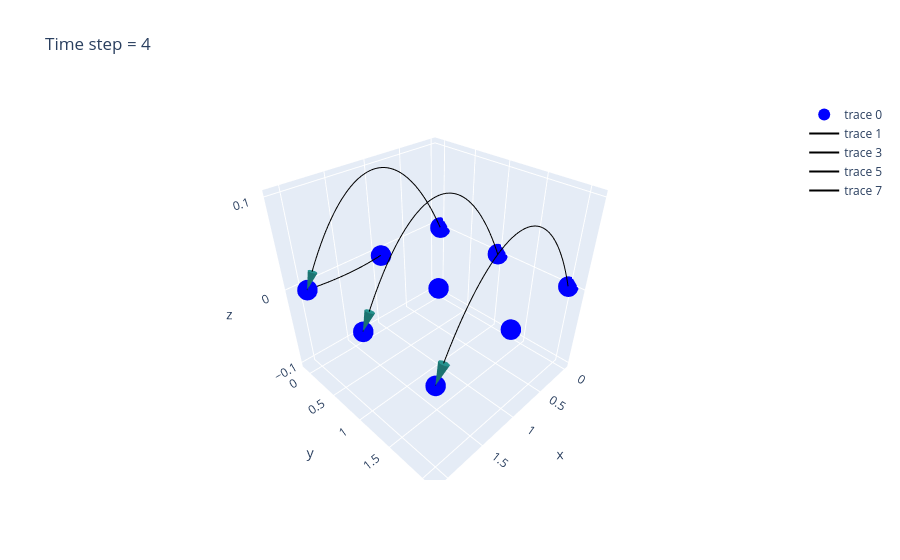

The cell this chart's notebook holds for it:
### Markdown cell above
### Torus2D

### Code cell
import plotly.graph_objects as go
import numpy as np
import networkx as nx
import ipywidgets as widgets
from IPython.display import display, clear_output

length, width= 3, 3

# Function to create the hypercube graph
def create_torus2D():
    G = nx.DiGraph()
    node_number = 0
    for i in range(length):  
        for j in range(width):  
            new_node = (i, j, 0)
            G.add_node(new_node, label=f"gpu : {node_number}")
            node_number += 1

            next_j = (j+1) % width
            G.add_edge(new_node, (i, next_j, 0))  
            G.add_edge((i, next_j, 0), new_node)  

        next_i = (i+1) % length
        for j in range(width):
            G.add_edge(new_node, (next_i, j, 0))  
            G.add_edge((next_i, j, 0), new_node)  

    return G

def create_curve(start, end, height_factor):
    """Create a curved path between two points."""
    mid = (start + end) / 2
  
    # Add some height to the midpoint
    if (start[1] == end[1]):
        if (abs(start[0] - end[0]) > 1):
            mid[2] += np.linalg.norm(end - start) * height_factor
        else:    
            mid[1] += np.linalg.norm(end - start) * height_factor
    else:
        if (abs(start[1] - end[1]) > 1):
            mid[2] += np.linalg.norm(end - start) * height_factor
        else:    
            mid[0] += np.linalg.norm(end - start) * height_factor
    
    t = np.linspace(0, 1, 50)

    curve = np.outer(1-t, start) + np.outer(t, end) + np.outer(4*t*(1-t), mid-0.5*(start+end))
    return curve

# Function to create scatter plot for nodes and edges per timestep
def update_plot(timestep):
    clear_output(wait=True)
    display(prev_button, next_button)

    # Initialize the graph data for timestep changes
    G = create_torus2D()
    nodes = np.array(G.nodes())

    time_data = timestep_data[f'{timestep}']
    
    # Nodes scatter plot
    scatter = go.Scatter3d(
        x=nodes[:, 0], y=nodes[:, 1], z=nodes[:, 2],
        mode='markers',
        marker=dict(size=12, color='blue'),
        hoverinfo='text',
        hovertext=[f"gpu : {gpu_id}" for gpu_id in range(length * width * depth)]
    )
    
    # Edges and arrows
    edges = []
    for gpu_id, gpu_data in time_data.items():
        for tb_id, tb_data in gpu_data.items():
            if (tb_data['pkt_type'] == 's'):
                edges.append((int(gpu_id), int(tb_data['tb_gpuid_send']), int(tb_data['chunk_id'])))
            elif (tb_data['pkt_type'] == 'r'):
                edges.append((int(tb_data['tb_gpuid_recv']), int(gpu_id), int(tb_data['chunk_id'])))
    
    arrows = []
    x = []
    edges = list(set(edges))

    for edge in edges:
        # print(edge)
        start_node = nodes[edge[0]]
        end_node = nodes[edge[1]]
        chunk_id = edge[2]

        # Convert start_node and end_node to tuples for comparison
        start_node_tuple = tuple(start_node)
        end_node_tuple = tuple(end_node)
        
        """
            for example if an edge is ((0,0,0), (0,0,1)), it doesn't exist in x, so append it to x, and draw a curved line and 
            arrow from edge 0 to edge 1 with arrow pointing towards edge 1
            
            if ((0,0,1),(0,0,0)) appears, check if ((0,0,0),(0,0,1)) i.e., reverse of this exists in the list. If so remove this 
            entry from the list and draw a curved line and arrow from edge 1 to edge 0, with arrow pointing towards edge 0
        """

        if (end_node_tuple, start_node_tuple) in x:
            curve = create_curve(start_node, end_node, -0.05)
            x.remove((end_node_tuple, start_node_tuple))
        else:
            x.append((start_node_tuple, end_node_tuple))
            curve = create_curve(start_node, end_node, 0.05)

        line = go.Scatter3d(
            x=curve[:, 0], y=curve[:, 1], z=curve[:, 2],
            mode='lines',
            line=dict(color='black', width=2),
            hoverinfo='text',
            hovertext=f"Chunk_id : {chunk_id}"
        )
        
        arrows.append(line)
        tangent = curve[-1] - curve[-7]

        arrow = go.Cone(
            x=[end_node[0]], y=[end_node[1]], z=[end_node[2]],
            u=[tangent[0]], 
            v=[tangent[1]], 
            w=[tangent[2]],
            sizemode="absolute",
            sizeref=0.1,  # Adjust the size reference to control arrow size
            anchor="tip",
            showscale=False,
            colorscale="Viridis"  # You can change the color as needed
        )

        arrows.append(arrow)
        
    # 3D Plot Layout
    layout = go.Layout(
        title=f"Time step = {timestep}"
    )

    fig = go.Figure(data=[scatter] + arrows, layout=layout)
    fig.show()

# Timestep navigation
current_timestep = 0
max_timestep = len(timestep_data) - 1

def on_next_button_clicked(b):
    global current_timestep
    if current_timestep < max_timestep:
        print("current_timestep : ", current_timestep)
        current_timestep += 1
        update_plot(current_timestep)

def on_prev_button_clicked(b):
    global current_timestep
    if current_timestep > 0:
        print("current_timestep : ", current_timestep)
        current_timestep -= 1
        update_plot(current_timestep)

# Create Next and Previous buttons
next_button = widgets.Button(description="Next")
prev_button = widgets.Button(description="Previous")

# Bind button clicks to functions
next_button.on_click(on_next_button_clicked)
prev_button.on_click(on_prev_button_clicked)

# Display buttons and initial plot
display(prev_button, next_button)
update_plot(current_timestep)

### Figure 1 — Plotly figure (JSON) as saved in the notebook; plotly's stock layout.template omitted (floating-point values rounded to 4 significant figures)
{"data": [{"hoverinfo": "text", "hovertext": ["gpu : 0", "gpu : 1", "gpu : 2", "gpu : 3", "gpu : 4", "gpu : 5", "gpu : 6", "gpu : 7", "gpu : 8", "gpu : 9", "gpu : 10", "gpu : 11", "gpu : 12", "gpu : 13", "gpu : 14", "gpu : 15", "gpu : 16", "gpu : 17", "gpu : 18", "gpu : 19", "gpu : 20", "gpu : 21", "gpu : 22", "gpu : 23", "gpu : 24", "gpu : 25", "gpu : 26", "gpu : 27", "gpu : 28", "gpu : 29", "gpu : 30", "gpu : 31", "gpu : 32", "gpu : 33", "gpu : 34", "gpu : 35", "gpu : 36", "gpu : 37", "gpu : 38", "gpu : 39", "gpu : 40", "gpu : 41", "gpu : 42", "gpu : 43", "gpu : 44", "gpu : 45", "gpu : 46", "gpu : 47", "gpu : 48", "gpu : 49", "gpu : 50", "gpu : 51", "gpu : 52", "gpu : 53"], "marker": {"color": "blue", "size": 12}, "mode": "markers", "type": "scatter3d", "x": [0, 0, 0, 1, 1, 1, 2, 2, 2], "y": [0, 1, 2, 0, 1, 2, 0, 1, 2], "z": [0, 0, 0, 0, 0, 0, 0, 0, 0]}, {"hoverinfo": "text", "hovertext": "Chunk_id : 9", "line": {"color": "black", "width": 2}, "mode": "lines", "type": "scatter3d", "x": [0, 0.04082, 0.08163, 0.1224, 0.1633, 0.2041, 0.2449, 0.2857, 0.3265, 0.3673, 0.4082, 0.449, 0.4898, 0.5306, 0.5714, 0.6122, 0.6531, 0.6939, 0.7347, 0.7755, 0.8163, 0.8571, 0.898, 0.9388, 0.9796, 1.02, 1.061, 1.102, 1.143, 1.184, 1.224, 1.265, 1.306, 1.347, 1.388, 1.429, 1.469, 1.51, 1.551, 1.592, 1.633, 1.673, 1.714, 1.755, 1.796, 1.837, 1.878, 1.918, 1.959, 2], "y": [0, 0, 0, 0, 0, 0, 0, 0, 0, 0, 0, 0, 0, 0, 0, 0, 0, 0, 0, 0, 0, 0, 0, 0, 0, 0, 0, 0, 0, 0, 0, 0, 0, 0, 0, 0, 0, 0, 0, 0, 0, 0, 0, 0, 0, 0, 0, 0, 0, 0], "z": [0, 0.007997, 0.01566, 0.02299, 0.02999, 0.03665, 0.04298, 0.04898, 0.05464, 0.05998, 0.06497, 0.06964, 0.07397, 0.07797, 0.08163, 0.08496, 0.08796, 0.09063, 0.09296, 0.09496, 0.09663, 0.09796, 0.09896, 0.09963, 0.09996, 0.09996, 0.09963, 0.09896, 0.09796, 0.09663, 0.09496, 0.09296, 0.09063, 0.08796, 0.08496, 0.08163, 0.07797, 0.07397, 0.06964, 0.06497, 0.05998, 0.05464, 0.04898, 0.04298, 0.03665, 0.02999, 0.02299, 0.01566, 0.007997, 0]}, {"anchor": "tip", "colorscale": [[0, "#440154"], [0.1111, "#482878"], [0.2222, "#3e4989"], [0.3333, "#31688e"], [0.4444, "#26828e"], [0.5556, "#1f9e89"], [0.6667, "#35b779"], [0.7778, "#6ece58"], [0.8889, "#b5de2b"], [1, "#fde725"]], "showscale": false, "sizemode": "absolute", "sizeref": 0.1, "type": "cone", "u": [0.2449], "v": [0], "w": [-0.04298], "x": [2], "y": [0], "z": [0]}, {"hoverinfo": "text", "hovertext": "Chunk_id : 9", "line": {"color": "black", "width": 2}, "mode": "lines", "type": "scatter3d", "x": [0, 0.04082, 0.08163, 0.1224, 0.1633, 0.2041, 0.2449, 0.2857, 0.3265, 0.3673, 0.4082, 0.449, 0.4898, 0.5306, 0.5714, 0.6122, 0.6531, 0.6939, 0.7347, 0.7755, 0.8163, 0.8571, 0.898, 0.9388, 0.9796, 1.02, 1.061, 1.102, 1.143, 1.184, 1.224, 1.265, 1.306, 1.347, 1.388, 1.429, 1.469, 1.51, 1.551, 1.592, 1.633, 1.673, 1.714, 1.755, 1.796, 1.837, 1.878, 1.918, 1.959, 2], "y": [1, 1, 1, 1, 1, 1, 1, 1, 1, 1, 1, 1, 1, 1, 1, 1, 1, 1, 1, 1, 1, 1, 1, 1, 1, 1, 1, 1, 1, 1, 1, 1, 1, 1, 1, 1, 1, 1, 1, 1, 1, 1, 1, 1, 1, 1, 1, 1, 1, 1], "z": [0, 0.007997, 0.01566, 0.02299, 0.02999, 0.03665, 0.04298, 0.04898, 0.05464, 0.05998, 0.06497, 0.06964, 0.07397, 0.07797, 0.08163, 0.08496, 0.08796, 0.09063, 0.09296, 0.09496, 0.09663, 0.09796, 0.09896, 0.09963, 0.09996, 0.09996, 0.09963, 0.09896, 0.09796, 0.09663, 0.09496, 0.09296, 0.09063, 0.08796, 0.08496, 0.08163, 0.07797, 0.07397, 0.06964, 0.06497, 0.05998, 0.05464, 0.04898, 0.04298, 0.03665, 0.02999, 0.02299, 0.01566, 0.007997, 0]}, {"anchor": "tip", "colorscale": [[0, "#440154"], [0.1111, "#482878"], [0.2222, "#3e4989"], [0.3333, "#31688e"], [0.4444, "#26828e"], [0.5556, "#1f9e89"], [0.6667, "#35b779"], [0.7778, "#6ece58"], [0.8889, "#b5de2b"], [1, "#fde725"]], "showscale": false, "sizemode": "absolute", "sizeref": 0.1, "type": "cone", "u": [0.2449], "v": [0], "w": [-0.04298], "x": [2], "y": [1], "z": [0]}, {"hoverinfo": "text", "hovertext": "Chunk_id : 10", "line": {"color": "black", "width": 2}, "mode": "lines", "type": "scatter3d", "x": [0, 0.04082, 0.08163, 0.1224, 0.1633, 0.2041, 0.2449, 0.2857, 0.3265, 0.3673, 0.4082, 0.449, 0.4898, 0.5306, 0.5714, 0.6122, 0.6531, 0.6939, 0.7347, 0.7755, 0.8163, 0.8571, 0.898, 0.9388, 0.9796, 1.02, 1.061, 1.102, 1.143, 1.184, 1.224, 1.265, 1.306, 1.347, 1.388, 1.429, 1.469, 1.51, 1.551, 1.592, 1.633, 1.673, 1.714, 1.755, 1.796, 1.837, 1.878, 1.918, 1.959, 2], "y": [2, 2, 2, 2, 2, 2, 2, 2, 2, 2, 2, 2, 2, 2, 2, 2, 2, 2, 2, 2, 2, 2, 2, 2, 2, 2, 2, 2, 2, 2, 2, 2, 2, 2, 2, 2, 2, 2, 2, 2, 2, 2, 2, 2, 2, 2, 2, 2, 2, 2], "z": [0, 0.007997, 0.01566, 0.02299, 0.02999, 0.03665, 0.04298, 0.04898, 0.05464, 0.05998, 0.06497, 0.06964, 0.07397, 0.07797, 0.08163, 0.08496, 0.08796, 0.09063, 0.09296, 0.09496, 0.09663, 0.09796, 0.09896, 0.09963, 0.09996, 0.09996, 0.09963, 0.09896, 0.09796, 0.09663, 0.09496, 0.09296, 0.09063, 0.08796, 0.08496, 0.08163, 0.07797, 0.07397, 0.06964, 0.06497, 0.05998, 0.05464, 0.04898, 0.04298, 0.03665, 0.02999, 0.02299, 0.01566, 0.007997, 0]}, {"anchor": "tip", "colorscale": [[0, "#440154"], [0.1111, "#482878"], [0.2222, "#3e4989"], [0.3333, "#31688e"], [0.4444, "#26828e"], [0.5556, "#1f9e89"], [0.6667, "#35b779"], [0.7778, "#6ece58"], [0.8889, "#b5de2b"], [1, "#fde725"]], "showscale": false, "sizemode": "absolute", "sizeref": 0.1, "type": "cone", "u": [0.2449], "v": [0], "w": [-0.04298], "x": [2], "y": [2], "z": [0]}, {"hoverinfo": "text", "hovertext": "Chunk_id : 10", "line": {"color": "black", "width": 2}, "mode": "lines", "type": "scatter3d", "x": [1, 1.02, 1.041, 1.061, 1.082, 1.102, 1.122, 1.143, 1.163, 1.184, 1.204, 1.224, 1.245, 1.265, 1.286, 1.306, 1.327, 1.347, 1.367, 1.388, 1.408, 1.429, 1.449, 1.469, 1.49, 1.51, 1.531, 1.551, 1.571, 1.592, 1.612, 1.633, 1.653, 1.673, 1.694, 1.714, 1.735, 1.755, 1.776, 1.796, 1.816, 1.837, 1.857, 1.878, 1.898, 1.918, 1.939, 1.959, 1.98, 2], "y": [0, 0.003998, 0.00783, 0.0115, 0.01499, 0.01833, 0.02149, 0.02449, 0.02732, 0.02999, 0.03249, 0.03482, 0.03698, 0.03898, 0.04082, 0.04248, 0.04398, 0.04531, 0.04648, 0.04748, 0.04831, 0.04898, 0.04948, 0.04981, 0.04998, 0.04998, 0.04981, 0.04948, 0.04898, 0.04831, 0.04748, 0.04648, 0.04531, 0.04398, 0.04248, 0.04082, 0.03898, 0.03698, 0.03482, 0.03249, 0.02999, 0.02732, 0.02449, 0.02149, 0.01833, 0.01499, 0.0115, 0.00783, 0.003998, 0], "z": [0, 0, 0, 0, 0, 0, 0, 0, 0, 0, 0, 0, 0, 0, 0, 0, 0, 0, 0, 0, 0, 0, 0, 0, 0, 0, 0, 0, 0, 0, 0, 0, 0, 0, 0, 0, 0, 0, 0, 0, 0, 0, 0, 0, 0, 0, 0, 0, 0, 0]}, {"anchor": "tip", "colorscale": [[0, "#440154"], [0.1111, "#482878"], [0.2222, "#3e4989"], [0.3333, "#31688e"], [0.4444, "#26828e"], [0.5556, "#1f9e89"], [0.6667, "#35b779"], [0.7778, "#6ece58"], [0.8889, "#b5de2b"], [1, "#fde725"]], "showscale": false, "sizemode": "absolute", "sizeref": 0.1, "type": "cone", "u": [0.1224], "v": [-0.02149], "w": [0], "x": [2], "y": [0], "z": [0]}], "layout": {"title": {"text": "Time step = 4"}}}
